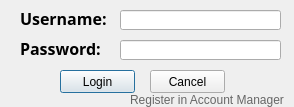
<?xml version="1.0" encoding="UTF-8"?>
<ui version="4.0">
 <class>DialogLogin</class>
 <widget class="QDialog" name="DialogLogin">
  <property name="geometry">
   <rect>
    <x>0</x>
    <y>0</y>
    <width>294</width>
    <height>107</height>
   </rect>
  </property>
  <property name="windowTitle">
   <string>NACS Login</string>
  </property>
  <widget class="QLabel" name="label">
   <property name="geometry">
    <rect>
     <x>20</x>
     <y>10</y>
     <width>101</width>
     <height>16</height>
    </rect>
   </property>
   <property name="font">
    <font>
     <family>Arial Black</family>
     <pointsize>12</pointsize>
     <weight>75</weight>
     <bold>true</bold>
    </font>
   </property>
   <property name="text">
    <string>Username:</string>
   </property>
  </widget>
  <widget class="QLineEdit" name="txtUsername">
   <property name="geometry">
    <rect>
     <x>120</x>
     <y>10</y>
     <width>161</width>
     <height>20</height>
    </rect>
   </property>
  </widget>
  <widget class="QLineEdit" name="txtPassword">
   <property name="geometry">
    <rect>
     <x>120</x>
     <y>40</y>
     <width>161</width>
     <height>20</height>
    </rect>
   </property>
   <property name="echoMode">
    <enum>QLineEdit::Password</enum>
   </property>
  </widget>
  <widget class="QLabel" name="label_2">
   <property name="geometry">
    <rect>
     <x>20</x>
     <y>40</y>
     <width>101</width>
     <height>16</height>
    </rect>
   </property>
   <property name="font">
    <font>
     <family>Arial Black</family>
     <pointsize>12</pointsize>
     <weight>75</weight>
     <bold>true</bold>
    </font>
   </property>
   <property name="text">
    <string>Password:</string>
   </property>
  </widget>
  <widget class="QPushButton" name="BtnLogin">
   <property name="geometry">
    <rect>
     <x>60</x>
     <y>70</y>
     <width>75</width>
     <height>23</height>
    </rect>
   </property>
   <property name="text">
    <string>Login</string>
   </property>
   <property name="default">
    <bool>true</bool>
   </property>
  </widget>
  <widget class="QPushButton" name="BtnCancel">
   <property name="geometry">
    <rect>
     <x>150</x>
     <y>70</y>
     <width>75</width>
     <height>23</height>
    </rect>
   </property>
   <property name="text">
    <string>Cancel</string>
   </property>
  </widget>
  <widget class="QLabel" name="label_3">
   <property name="geometry">
    <rect>
     <x>130</x>
     <y>90</y>
     <width>161</width>
     <height>20</height>
    </rect>
   </property>
   <property name="styleSheet">
    <string notr="true">color:#666666;</string>
   </property>
   <property name="text">
    <string>Register in Account Manager</string>
   </property>
  </widget>
 </widget>
 <resources/>
 <connections/>
</ui>
